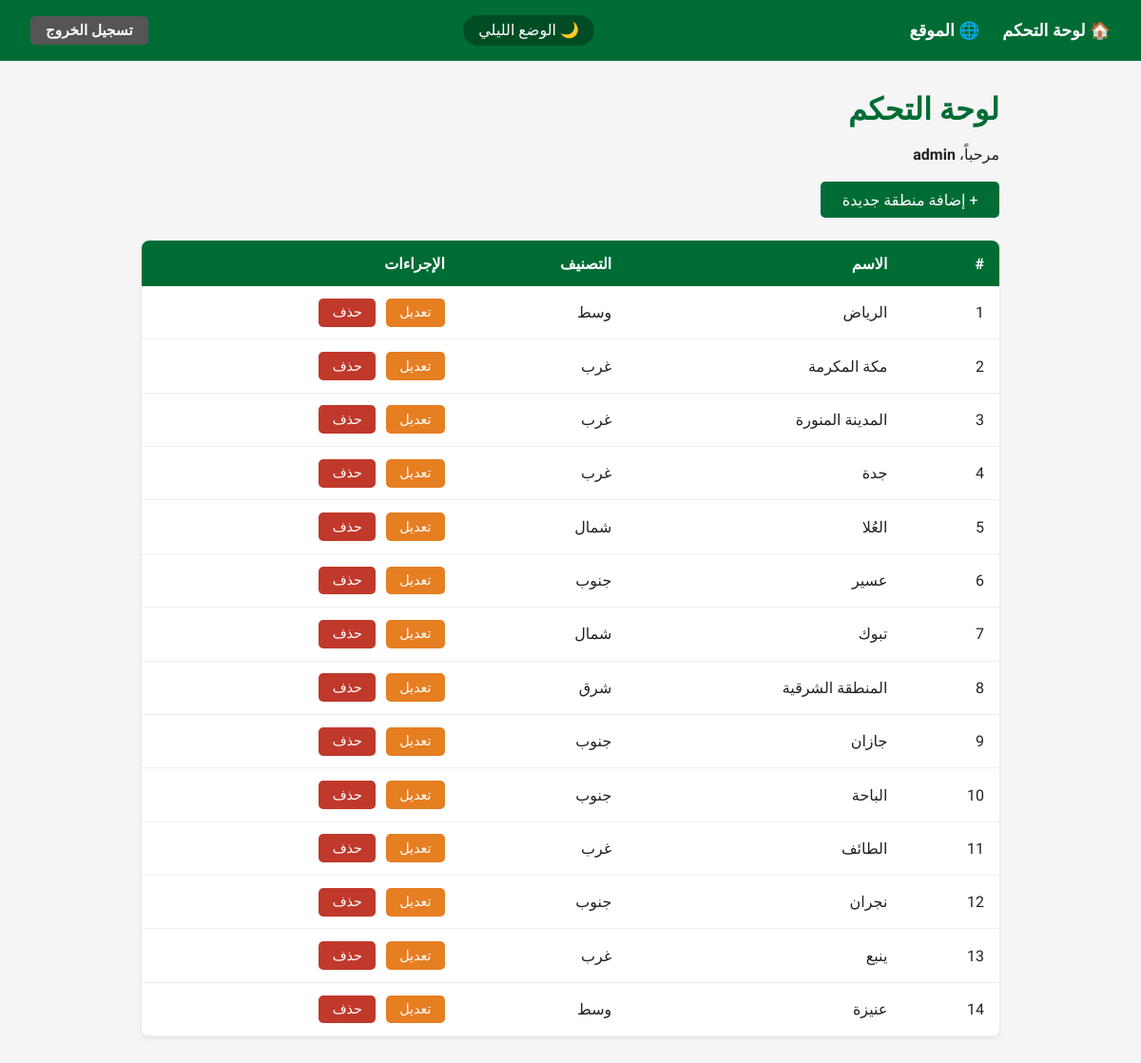
Page /admin/dashboard.php (signed in) on the committed database.
### tables this page shows
CREATE TABLE IF NOT EXISTS regions (
    id          INT AUTO_INCREMENT PRIMARY KEY,
    name        VARCHAR(100) NOT NULL,
    description TEXT         NOT NULL,
    category    VARCHAR(50)  NOT NULL,
    image       VARCHAR(500),
    landmarks   TEXT
) DEFAULT CHARSET=utf8mb4 COLLATE=utf8mb4_unicode_ci;

### admin/dashboard.php (the view, shortened to what this page needs)
<?php
require_once '../db.php';
$result = mysqli_query($conn, "SELECT * FROM regions ORDER BY id");
?>
<!DOCTYPE html>
<html lang="ar" dir="rtl">
<head>
    <link rel="stylesheet" href="../styles.css">
</head>
<body>
<nav>
    <a href="dashboard.php">🏠 لوحة التحكم</a>
    <a href="../index.php" target="_blank">🌐 الموقع</a>
    <button onclick="toggleDark(this)" id="darkBtn">🌙 الوضع الليلي</button>
    <a href="logout.php" class="btn btn-logout">تسجيل الخروج</a>
</nav>
<div class="admin-container">
    <h1>لوحة التحكم</h1>
    <p>مرحباً، <strong><?php echo $_SESSION['admin']; ?></strong></p>
    <br>
    <a href="add.php" class="btn btn-add">+ إضافة منطقة جديدة</a>
    <table class="admin-table">
        <thead>
            <tr>
                <th>#</th>
                <th>الاسم</th>
                <th>التصنيف</th>
                <th>الإجراءات</th>
            </tr>
        </thead>
        <tbody>
            <?php while ($row = mysqli_fetch_assoc($result)): ?>
            <tr>
                <td><?php echo $row['id']; ?></td>
                <td><?php echo $row['name']; ?></td>
                <td><?php echo $row['category']; ?></td>
                <td>
                    <a href="update.php?id=<?php echo $row['id']; ?>" class="btn btn-edit">تعديل</a>
                    <a href="dashboard.php?delete=<?php echo $row['id']; ?>"
                       class="btn btn-delete"
                       onclick="return confirmDelete()">حذف</a>
                </td>
            </tr>
            <?php endwhile; ?>
        </tbody>
    </table>
</div>
</body>
</html>

### styles.css (style rules this page uses)
* { box-sizing: border-box; margin: 0; padding: 0; }
body { font-family: 'Cairo', sans-serif; direction: rtl; background-color: #f5f5f5; color: #222; transition: background-color 0.3s, color 0.3s; }
nav { background-color: #006c35; padding: 1rem 2rem; display: flex; align-items: center; gap: 1.5rem; }
nav a { color: white; text-decoration: none; font-size: 1.1rem; font-weight: 600; }
#darkBtn { margin-right: auto; background-color: #004d25; color: white; border: none; padding: 0.4rem 1rem; border-radius: 20px; cursor: pointer; font-family: 'Cairo', sans-serif; font-size: 1rem; }
.admin-container { max-width: 950px; margin: 2rem auto; padding: 0 1.5rem; }
.admin-container h1, .admin-container h2 { color: #006c35; margin-bottom: 1.2rem; }
.admin-table { width: 100%; border-collapse: collapse; background-color: white; border-radius: 8px; overflow: hidden; box-shadow: 0 2px 5px rgba(0, 0, 0, 0.08); }
.admin-table th { background-color: #006c35; color: white; padding: 0.9rem 1rem; text-align: right; }
.admin-table td { padding: 0.8rem 1rem; border-bottom: 1px solid #eee; vertical-align: middle; }
.btn { display: inline-block; padding: 0.4rem 0.9rem; border-radius: 5px; text-decoration: none; font-family: 'Cairo', sans-serif; font-size: 0.9rem; cursor: pointer; border: none; }
.btn-edit { background-color: #e67e22; color: white; }
.btn-delete { background-color: #c0392b; color: white; margin-right: 0.4rem; }
.btn-add { background-color: #006c35; color: white; font-size: 1rem; padding: 0.6rem 1.4rem; margin-bottom: 1.5rem; display: inline-block; }
.btn-logout { background-color: #555; color: white; font-size: 0.95rem; padding: 0.4rem 1rem; margin-right: auto; }

### rows in the picture
regions: id "1", name "الرياض", category "وسط"
regions: id "2", name "مكة المكرمة", category "غرب"
regions: id "3", name "المدينة المنورة", category "غرب"
regions: id "4", name "جدة", category "غرب"
regions: id "5", name "العُلا", category "شمال"
regions: id "6", name "عسير", category "جنوب"
regions: id "7", name "تبوك", category "شمال"
regions: id "8", name "المنطقة الشرقية", category "شرق"
regions: id "9", name "جازان", category "جنوب"
regions: id "10", name "الباحة", category "جنوب"
regions: id "11", name "الطائف", category "غرب"
regions: id "12", name "نجران", category "جنوب"
regions: id "13", name "ينبع", category "غرب"
regions: id "14", name "عنيزة", category "وسط"

### other values in the picture
$_SESSION['admin'] "admin"
